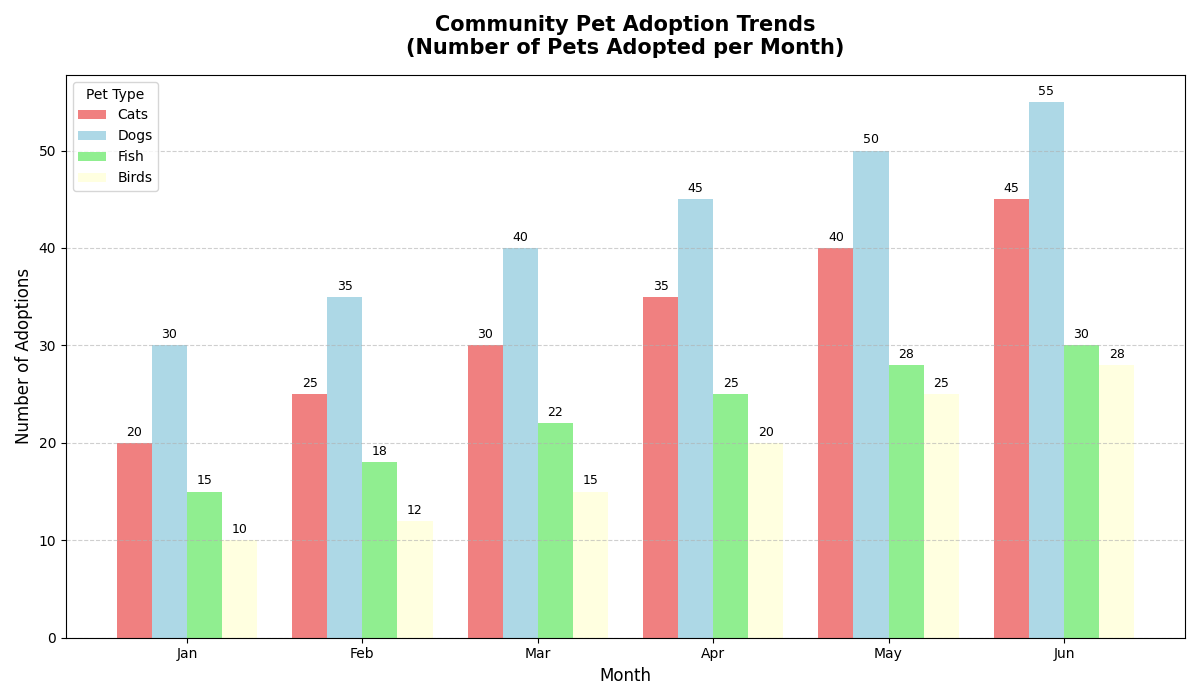

Write the Python code that produced this figure.
import matplotlib.pyplot as plt
import numpy as np

# Backstory: A survey on the number of different pet animals adopted per month over half a year in a community.

# Categories and data
months = ['Jan', 'Feb', 'Mar', 'Apr', 'May', 'Jun']
cats = [20, 25, 30, 35, 40, 45]
dogs = [30, 35, 40, 45, 50, 55]
fish = [15, 18, 22, 25, 28, 30]
birds = [10, 12, 15, 20, 25, 28]

# Create figure and axis objects
fig, ax = plt.subplots(figsize=(12, 7))

# Calculate the width of the bars and positions for each set of bars
x = np.arange(len(months))
bar_width = 0.2

# Create the bar plots
bars_cats = ax.bar(x - 3*bar_width/2, cats, width=bar_width, label='Cats', color='lightcoral')
bars_dogs = ax.bar(x - bar_width/2, dogs, width=bar_width, label='Dogs', color='lightblue')
bars_fish = ax.bar(x + bar_width/2, fish, width=bar_width, label='Fish', color='lightgreen')
bars_birds = ax.bar(x + 3*bar_width/2, birds, width=bar_width, label='Birds', color='lightyellow')

# Title and axis labels
ax.set_title('Community Pet Adoption Trends\n(Number of Pets Adopted per Month)', fontsize=15, fontweight='bold', pad=15)
ax.set_xlabel('Month', fontsize=12)
ax.set_ylabel('Number of Adoptions', fontsize=12)

# Customize the x-ticks and add a grid
ax.set_xticks(x)
ax.set_xticklabels(months, fontsize=10)
ax.grid(axis='y', linestyle='--', alpha=0.6)

# Add a legend
ax.legend(title='Pet Type', loc='upper left', fontsize=10)

# Display the values on the bars
def add_value_labels(bars):
    for bar in bars:
        height = bar.get_height()
        ax.annotate(f'{height}',
                    xy=(bar.get_x() + bar.get_width() / 2, height),
                    xytext=(0, 3),  # 3 points vertical offset
                    textcoords="offset points",
                    ha='center', va='bottom', fontsize=9)

add_value_labels(bars_cats)
add_value_labels(bars_dogs)
add_value_labels(bars_fish)
add_value_labels(bars_birds)

# Adjust layout for clarity
plt.tight_layout()

# Display the plot
plt.show()
